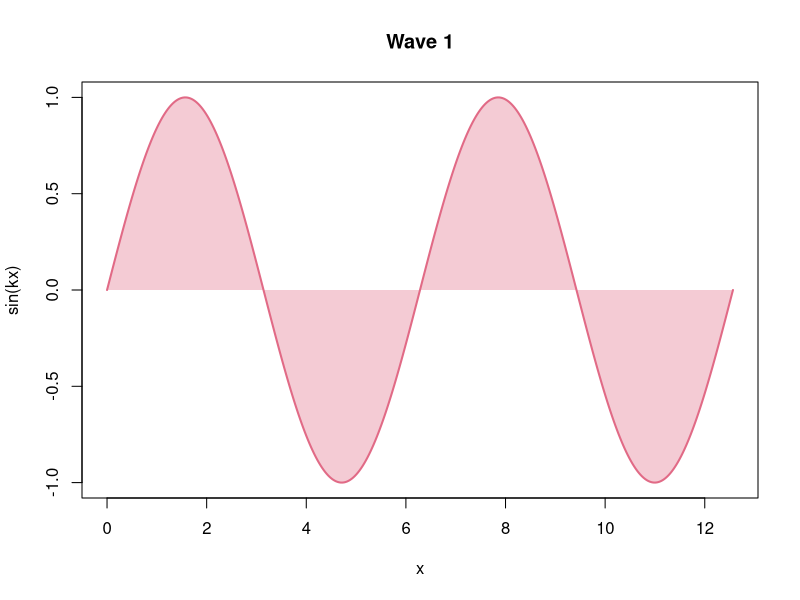
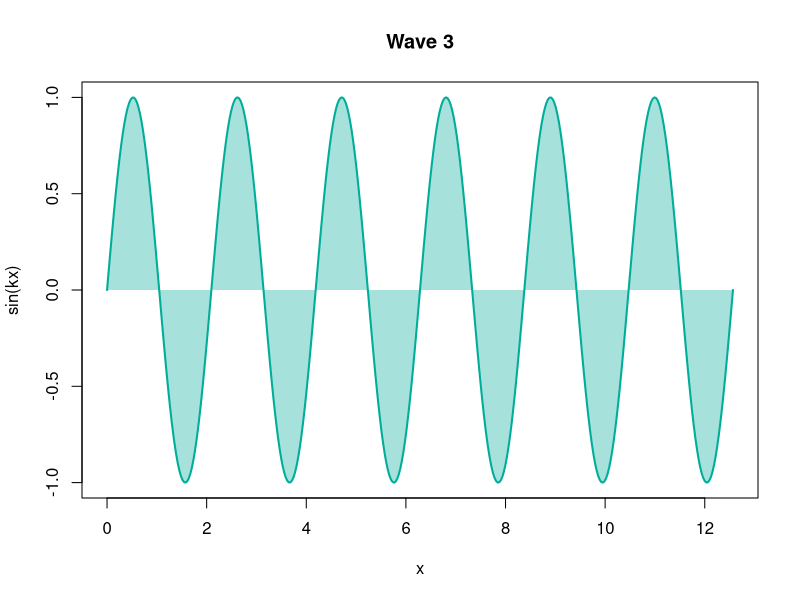
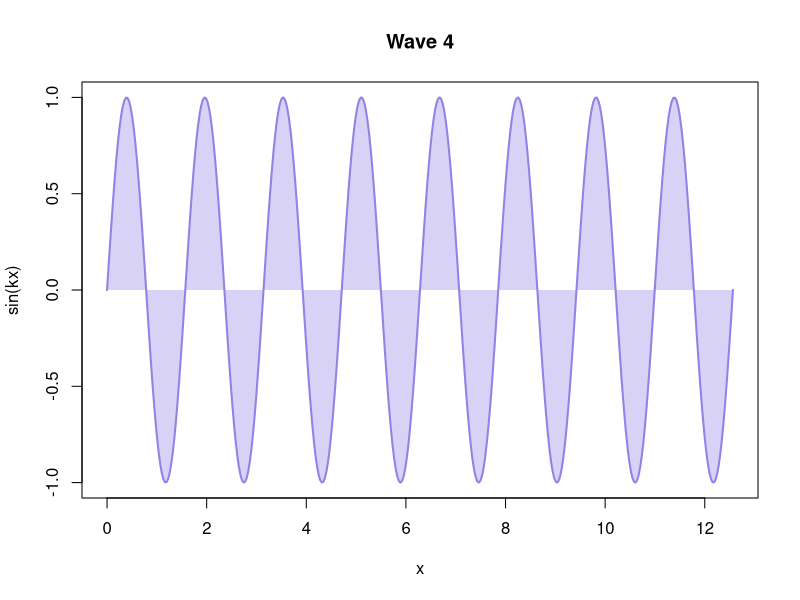
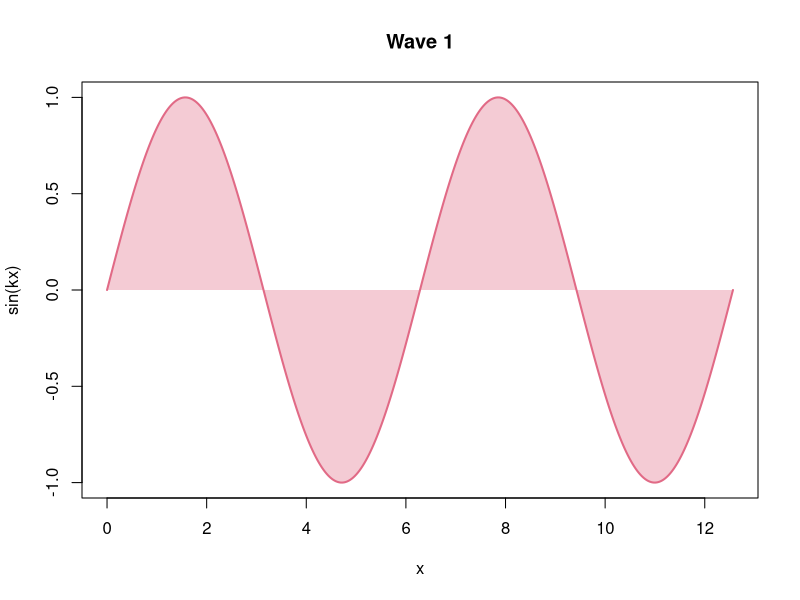
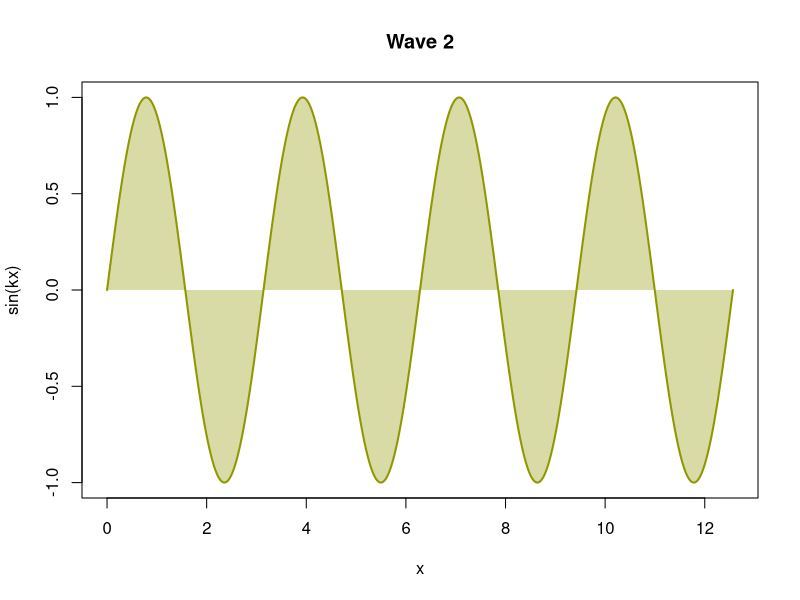
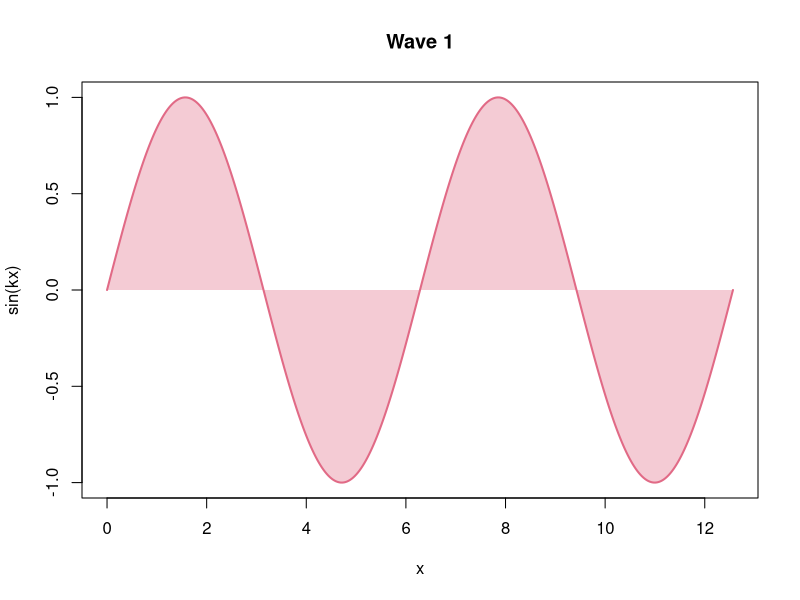
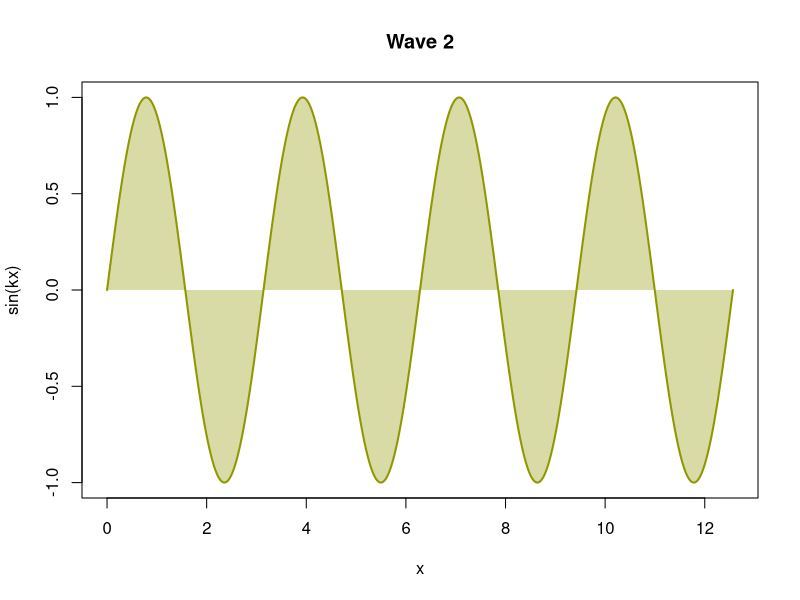
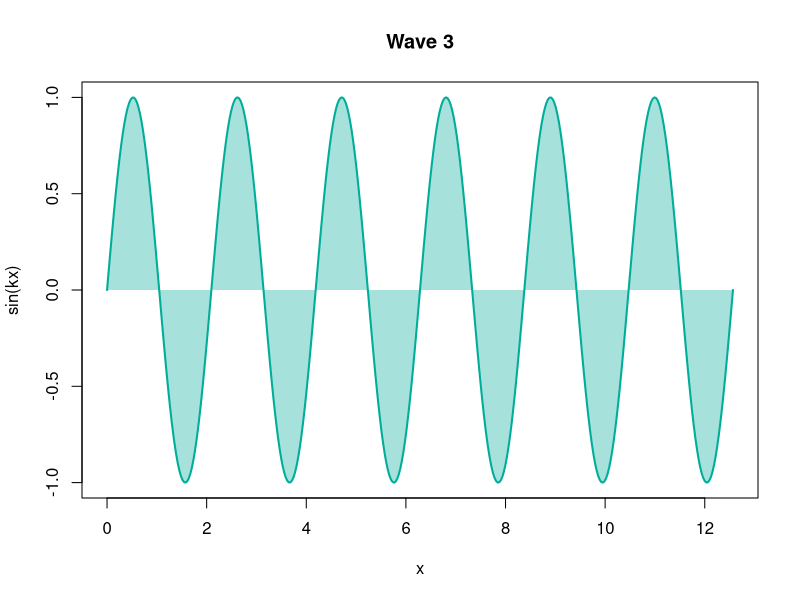

Generate these figures, in order, with R:
## ---- chunk 1
wave <- function(k = 1) {
  x <- seq(0, 4 * pi, length.out = 400)
  col <- hcl.colors(4, "Dark 3")[(k - 1) %% 4 + 1]
  plot(
    x,
    sin(k * x),
    type = "n",
    main = paste("Wave", k),
    xlab = "x",
    ylab = "sin(kx)"
  )
  polygon(
    c(x, rev(x)),
    c(sin(k * x), rep(0, length(x))),
    col = adjustcolor(col, 0.35),
    border = NA
  )
  lines(x, sin(k * x), lwd = 2, col = col)
}
## ---- chunk 2
#| panzoom: false
#| echo: false
#| fig-alt: "A sine curve, shaded between the curve and y = 0"
#| fig-cap: >-
#|   Wave 1: y = sin(x); the area between the curve and y = 0 is shaded.

wave(k = 1)
## ---- chunk 3
#| panzoom:
#|   hint: false
#| fig-alt: "A sine curve, shaded between the curve and y = 0"
#| fig-cap: >-
#|   Wave 3: y = sin(3x); the area between the curve and y = 0 is shaded.

wave(k = 3)
## ---- chunk 4
#| panzoom: true
#| fig-alt: "A sine curve, shaded between the curve and y = 0"
#| fig-cap: >-
#|   Wave 4: y = sin(4x); the area between the curve and y = 0 is shaded.

wave(k = 4)
## ---- chunk 5
#| panzoom:
#|   max-zoom: 2
#| fig-alt: "A sine curve, shaded between the curve and y = 0"
#| fig-cap: >-
#|   Wave 1: y = sin(x); the area between the curve and y = 0 is shaded.

wave(k = 1)
## ---- chunk 6
#| panzoom:
#|   max-zoom: 2
#|   hint: false
#| echo: false
#| fig-alt: "A sine curve, shaded between the curve and y = 0"
#| fig-cap: >-
#|   Wave 2: y = sin(2x); the area between the curve and y = 0 is shaded.

wave(k = 2)
## ---- chunk 7
#| panzoom:
#|   group: waves
#| fig-alt:
#|   - "A sine curve, shaded between the curve and y = 0"
#|   - "A sine curve, shaded between the curve and y = 0"
#|   - "A sine curve, shaded between the curve and y = 0"
#| fig-cap:
#|   - >-
#|     Wave 1: y = sin(x); the area between the curve and y = 0 is shaded.
#|   - >-
#|     Wave 2: y = sin(2x); the area between the curve and y = 0 is shaded.
#|   - >-
#|     Wave 3: y = sin(3x); the area between the curve and y = 0 is shaded.

wave(k = 1)
wave(k = 2)
wave(k = 3)
## ---- chunk 8
#| panzoom:
#|   desc-position: right
#|   description: "The area between the curve and the axis is shaded."
#| fig-alt: "A sine curve, shaded between the curve and y = 0"
#| fig-cap: >-
#|   Wave 2: y = sin(2x); the area between the curve and y = 0 is shaded.

wave(k = 2)
## ---- chunk 9
#| panzoom:
#|   desc-position: top
#| fig-alt: "A sine curve, shaded between the curve and y = 0"
#| fig-cap: >-
#|   Wave 3: y = sin(3x); the area between the curve and y = 0 is shaded.

wave(k = 3)
## ---- chunk 10
#| panzoom:
#|   group: held
#| fig-show: hold
#| fig-alt:
#|   - "A sine curve, shaded between the curve and y = 0"
#|   - "A sine curve, shaded between the curve and y = 0"
#| fig-cap:
#|   - >-
#|     Wave 1: y = sin(x); the area between the curve and y = 0 is shaded.
#|   - >-
#|     Wave 2: y = sin(2x); the area between the curve and y = 0 is shaded.

wave(k = 1)
print("Printed between the two plots.")
wave(k = 2)
## ---- chunk 11
#| panzoom:
#|   hint: hide
#| fig-alt: "A sine curve, shaded between the curve and y = 0"
#| fig-cap: >-
#|   Wave 4: y = sin(4x); the area between the curve and y = 0 is shaded.

wave(k = 4)
## ---- chunk 12
#| panzoom:
#|   group: right-waves
#|   desc-position: right
#| fig-alt:
#|   - "A sine curve, shaded between the curve and y = 0"
#|   - "A sine curve, shaded between the curve and y = 0"
#|   - "A sine curve, shaded between the curve and y = 0"
#| fig-cap:
#|   - "Wave 1: y = sin(x)."
#|   - >-
#|     Wave 2: y = sin(2x); the area between the curve and y = 0 is shaded.
#|   - >-
#|     Wave 3: y = sin(3x), with three full periods across the plot; the area
#|     between the curve and y = 0 is shaded.

wave(k = 1)
wave(k = 2)
wave(k = 3)
## ---- chunk 13
#| panzoom:
#|   group: sides
#|   desc-position: right
#| fig-alt: "A sine curve, shaded between the curve and y = 0"
#| fig-cap: >-
#|   Wave 4: y = sin(4x); the area between the curve and y = 0 is shaded.

wave(k = 4)
## ---- chunk 14
#| panzoom:
#|   group: sides
#|   desc-position: top
#| fig-alt: "A sine curve, shaded between the curve and y = 0"
#| fig-cap: >-
#|   Wave 5: y = sin(5x); the area between the curve and y = 0 is shaded.

wave(k = 5)
## ---- chunk 15
#| panzoom:
#|   group: sides
#| fig-alt: "A sine curve, shaded between the curve and y = 0"
#| fig-cap: >-
#|   Wave 6: y = sin(6x); the area between the curve and y = 0 is shaded.

wave(k = 6)
## ---- chunk 16
#| panzoom: true
#| output: asis

cat(
  "\n\n",
  "![Waves breaking below the clay cliffs at Aquinnah, Martha's Vineyard.]",
  "(../images/mv-1.jpg)",
  "{fig-alt=\"Waves breaking below grassy clay cliffs at Aquinnah\"}",
  "\n\n",
  sep = ""
)
## ---- chunk 17
#| panzoom: true
#| cache: true
#| fig-alt: "A sine curve, shaded between the curve and y = 0"
#| fig-cap: >-
#|   Wave 2: y = sin(2x); the area between the curve and y = 0 is shaded.

wave(k = 2)
